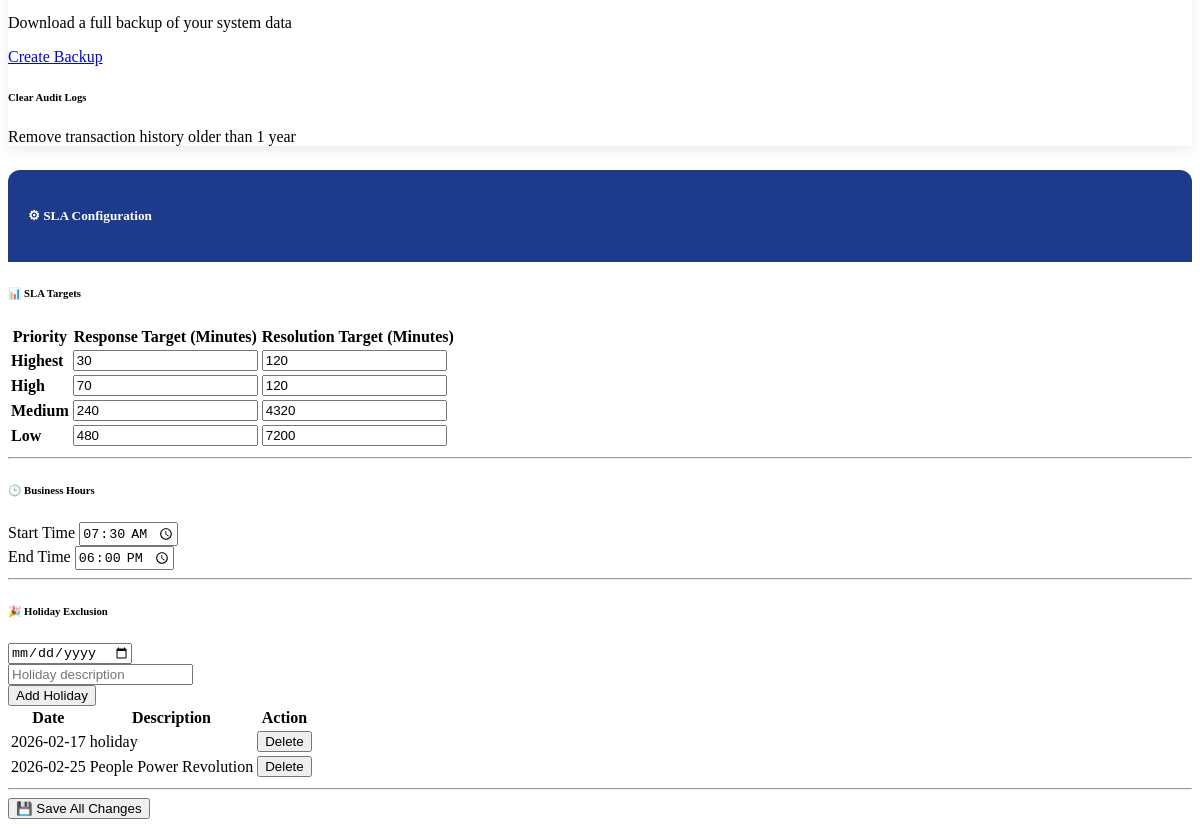
The app's page /admin/settings.php (signed in, lower part), older data.
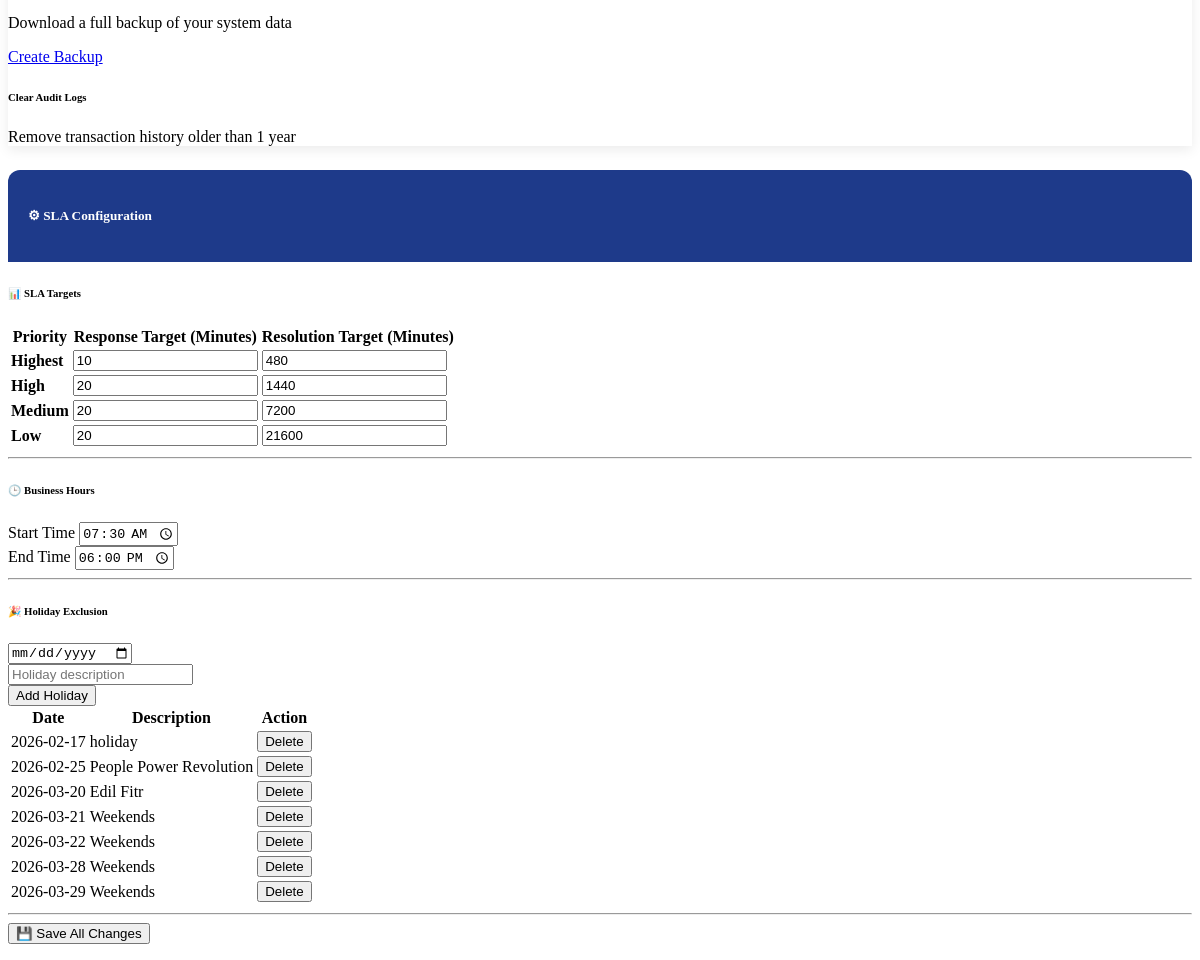
The same page, newer data.
### tables this page shows
CREATE TABLE `sla_settings` (
  `id` int(11) NOT NULL,
  `priority` varchar(50) NOT NULL,
  `response_minutes` int(11) NOT NULL,
  `resolution_minutes` int(11) NOT NULL,
  `updated_at` timestamp NOT NULL DEFAULT current_timestamp() ON UPDATE current_timestamp()
);

CREATE TABLE `business_hours` (
  `id` int(11) NOT NULL DEFAULT 1,
  `start_time` time NOT NULL DEFAULT '07:30:00',
  `end_time` time NOT NULL DEFAULT '18:00:00'
);

CREATE TABLE `holidays` (
  `id` int(11) NOT NULL,
  `holiday_date` date NOT NULL,
  `description` varchar(255) DEFAULT NULL
);

### admin/settings.php (the view, shortened to what this page needs)
<?php
include __DIR__ . '/../includes/db.php';
?>
        <div class="card settings-card">
            <div class="card-body">
                <div class="row">
                    <div class="col-md-6">
                        <p class="text-muted">Download a full backup of your system data</p>
                        <a href="settings/backup.php" class="btn btn-outline-primary">
                            <i class="fas fa-download me-1"></i> Create Backup
                        </a>
                    </div>
                    <div class="col-md-6">
                        <h6>Clear Audit Logs</h6>
                        <p class="text-muted">Remove transaction history older than 1 year</p>
                    </div>
                </div>
            </div>
        </div>
<?php
    $conn->query("
    CREATE TABLE IF NOT EXISTS business_hours (
        id INT PRIMARY KEY DEFAULT 1,
        start_time TIME NOT NULL DEFAULT '07:30:00',
        end_time TIME NOT NULL DEFAULT '18:00:00'
    )");
    $conn->query("
    INSERT IGNORE INTO business_hours (id,start_time,end_time)
    VALUES (1,'07:30:00','18:00:00')
    ");
    $conn->query("
    CREATE TABLE IF NOT EXISTS holidays (
        id INT AUTO_INCREMENT PRIMARY KEY,
        holiday_date DATE NOT NULL UNIQUE,
        description VARCHAR(255) NULL
    )");
    $slaResult = $conn->query("
    SELECT * FROM sla_settings
    ORDER BY FIELD(priority,'highest','high','medium','low')
    ");
    $business = $conn->query("SELECT * FROM business_hours WHERE id=1")->fetch_assoc();
    $holidayResult = $conn->query("SELECT * FROM holidays ORDER BY holiday_date ASC");
    ?>
    <div class="main-content d-flex">
        <div class="content flex-grow-1">
            <div class="card shadow-sm">
            <div class="card-header settings-header">
            <h5>⚙ SLA Configuration</h5>
            </div>
            <div class="card-body">
            <form method="POST">
            <h6 class="mb-3">📊 SLA Targets</h6>
            <div class="table-responsive">
            <table class="table table-bordered align-middle">
            <thead class="table-light">
            <tr>
            <th>Priority</th>
            <th>Response Target (Minutes)</th>
            <th>Resolution Target (Minutes)</th>
            </tr>
            </thead>
            <tbody>
            <?php while ($row = $slaResult->fetch_assoc()): ?>
            <tr>
            <td><strong><?= ucfirst($row['priority']) ?></strong></td>
            <td>
            <input type="number"
            class="form-control"
            name="response[<?= $row['priority'] ?>]"
            value="<?= $row['response_minutes'] ?>"
            required>
            </td>
            <td>
            <input type="number"
            class="form-control"
            name="resolution[<?= $row['priority'] ?>]"
            value="<?= $row['resolution_minutes'] ?>"
            required>
            </td>
            </tr>
            <?php endwhile; ?>
            </tbody>
            </table>
            </div>
            <hr>
            <h6 class="mb-3">🕒 Business Hours</h6>
            <div class="row mb-4">
            <div class="col-md-4">
            <label>Start Time</label>
            <input type="time" name="business_start"
            class="form-control"
            value="<?= $business['start_time'] ?>">
            </div>
            <div class="col-md-4">
            <label>End Time</label>
            <input type="time" name="business_end"
            class="form-control"
            value="<?= $business['end_time'] ?>">
            </div>
            </div>
            <hr>
            <h6 class="mb-3">🎉 Holiday Exclusion</h6>
            <div class="row mb-3">
            <div class="col-md-3">
            <input type="date" name="holiday_date" class="form-control">
            </div>
            <div class="col-md-5">
            <input type="text" name="holiday_desc" class="form-control" placeholder="Holiday description">
            </div>
            <div class="col-md-2">
            <button class="btn btn-success">Add Holiday</button>
            </div>
            </div>
            <div class="table-responsive">
            <table class="table table-sm table-bordered">
            <thead class="table-light">
            <tr>
            <th>Date</th>
            <th>Description</th>
            <th>Action</th>
            </tr>
            </thead>
            <tbody>
            <?php while($holiday = $holidayResult->fetch_assoc()): ?>
            <tr>
            <td><?= $holiday['holiday_date'] ?></td>
            <td><?= htmlspecialchars($holiday['description']) ?></td>
            <td>
            <button name="delete_holiday"
            value="<?= $holiday['id'] ?>"
            class="btn btn-danger btn-sm">
            Delete
            </button>
            </td>
            </tr>
            <?php endwhile; ?>
            </tbody>
            </table>
            </div>
            <hr>
            <button class="btn btn-primary">💾 Save All Changes</button>
            </form>
            </div>
            </div>
        </div>
    </div>

### admin/settings.php (style rules this page uses)
.settings-card { box-shadow: 0 4px 12px rgba(0,0,0,0.08); margin-bottom: 24px; border: none; }
.settings-header { background: linear-gradient(135deg, #1E3A8A 0%, #1E3A8A 100%); color: white; padding: 16px 20px; border-radius: 12px 12px 0 0 !important; }

Row changes from the older to the newer data that the page shows:
changed sla_settings "Highest": response_minutes "30" → "10"; resolution_minutes "120" → "480"
changed sla_settings "High": response_minutes "70" → "20"; resolution_minutes "120" → "1440"
changed sla_settings "Medium": response_minutes "240" → "20"; resolution_minutes "4320" → "7200"
changed sla_settings "Low": response_minutes "480" → "20"; resolution_minutes "7200" → "21600"
added holidays: holiday_date "2026-03-20", description "Edil Fitr", $holiday['id'] 5 (drawn)
added holidays: holiday_date "2026-03-21", description "Weekends", $holiday['id'] 9 (drawn)
added holidays: holiday_date "2026-03-22", description "Weekends", $holiday['id'] 10 (drawn)
added holidays: holiday_date "2026-03-28", description "Weekends", $holiday['id'] 11 (drawn)
added holidays: holiday_date "2026-03-29", description "Weekends", $holiday['id'] 12 (drawn)
